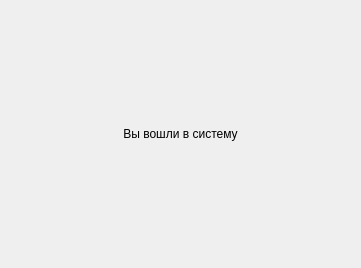
<?xml version="1.0" encoding="UTF-8"?>
<ui version="4.0">
 <class>MainWindow</class>
 <widget class="QMainWindow" name="MainWindow">
  <property name="geometry">
   <rect>
    <x>0</x>
    <y>0</y>
    <width>361</width>
    <height>268</height>
   </rect>
  </property>
  <property name="windowTitle">
   <string>MainWindow</string>
  </property>
  <widget class="QWidget" name="centralwidget">
   <layout class="QVBoxLayout" name="verticalLayout">
    <item>
     <widget class="QLabel" name="label">
      <property name="text">
       <string>Вы вошли в систему</string>
      </property>
      <property name="alignment">
       <set>Qt::AlignCenter</set>
      </property>
     </widget>
    </item>
   </layout>
  </widget>
 </widget>
 <resources/>
 <connections/>
</ui>
